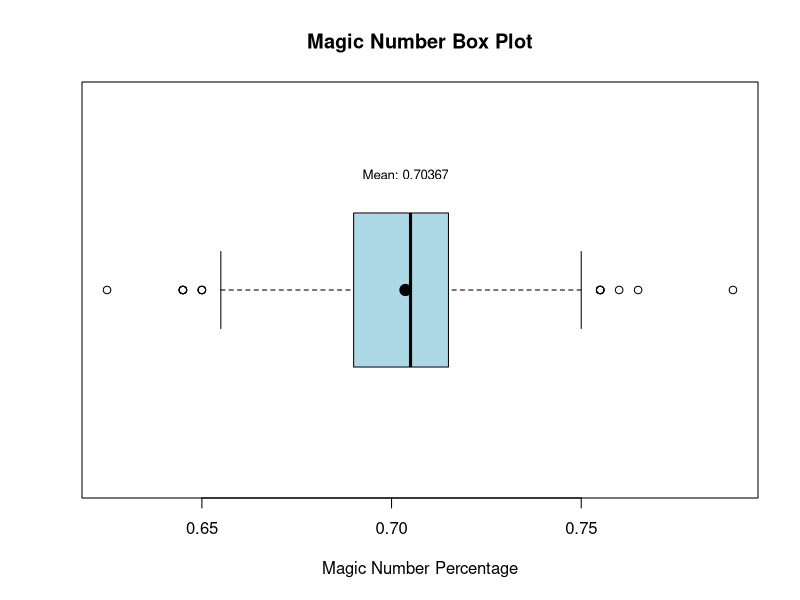
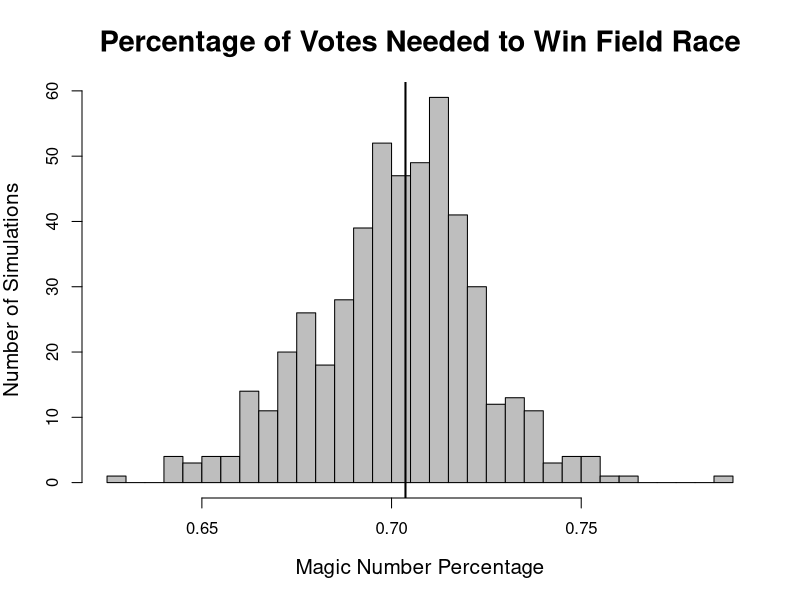

These figures' R source, in order:



simulate_election_DG <- function(candidates, winners, j, total_voters) {
  # Create a ballot list
  ballots <- vector("list", total_voters)
  
  for (i in 1:total_voters) {
    # Count votes for each candidate so far
    vote_counts <- table(factor(unlist(ballots), levels = candidates))
    p <- as.numeric(vote_counts)
    
    # Sample with reinforcement
    ballots[[i]] <- sample(
      x = candidates,
      size = winners,
      prob = (p + j) / sum(p + j)
    )
  }
  
  # Final vote tally
  vote_counts <- table(factor(unlist(ballots), levels = candidates))
  
  # Return named numeric vector
  return(as.numeric(vote_counts))
}


# Dave Gerberry - Function to simulate the election with candidates bias
total_voters <- 100
C = 12   ## number of candidates
winners=9
j=2

# Store results
results <- replicate(500, simulate_election_DG(candidates = LETTERS[1:C],winners=winners,j=j,total_voters = total_voters ))

# Convert results to a data frame
results_df <- as.data.frame(t(results))
colnames(results_df) <- LETTERS[1:C]

# Determine winners (top 2 candidates)
results_df$Election <- 1:nrow(results_df)
results_df$LastWinner <- apply(results_df[, 1:C], 1, function(x) names(sort(x, decreasing = TRUE)[winners]))
results_df$FirstLoser <- apply(results_df[, 1:C], 1, function(x) names(sort(x, decreasing = TRUE)[winners+1]))
results_df$MagicNumber <- apply(results_df[, 1:C], 1, function(x) (sort(x, decreasing = TRUE)[winners]+sort(x, decreasing = TRUE)[winners+1])/(2*total_voters))

# Display results
head(results_df)

# Summary of winning candidates
winner_summary <- table(results_df$Winner1, results_df$Winner2)
winner_summary

magic_number_average <- mean(results_df$MagicNumber)
needed_votes <- magic_number_average*448859
needed_votes

# Basic boxplot without notches and jitter points
boxplot(
  results_df$MagicNumber, 
  main = "Magic Number Box Plot", 
  xlab = "Magic Number Percentage",
  col = "lightblue",
  horizontal = TRUE,
  border = "black",   # Change border color
  outline = TRUE          # Keep outliers visible (optional)
)

# Add the mean point
points(magic_number_average, 1, pch = 19, col = "black", cex = 1.5)  # Adjust '1' based on your y-axis

# Annotate the mean above the boxplot
text(magic_number_average, 1.3, labels = paste("Mean:", round(magic_number_average, 5)), col = "black", cex = 0.8)




# Create the histogram
hist(
  results_df$MagicNumber, 
  main = "Percentage of Votes Needed to Win Field Race", 
  xlab = "Magic Number Percentage",
  ylab = "Number of Simulations",
  col = "grey", 
  border = "black",
  breaks = 25,
  cex.main = 1.75,
  cex.lab = 1.25
)

# Add a vertical line for the mean
abline(v = magic_number_average, col = "black", lwd = 2)


# Add text for the mean
text(x = magic_number_average + 0.008, y = 80, 
     labels = paste("Mean:", round(magic_number_average*100, 2),"%"), 
     col = "black", cex = 2) 
